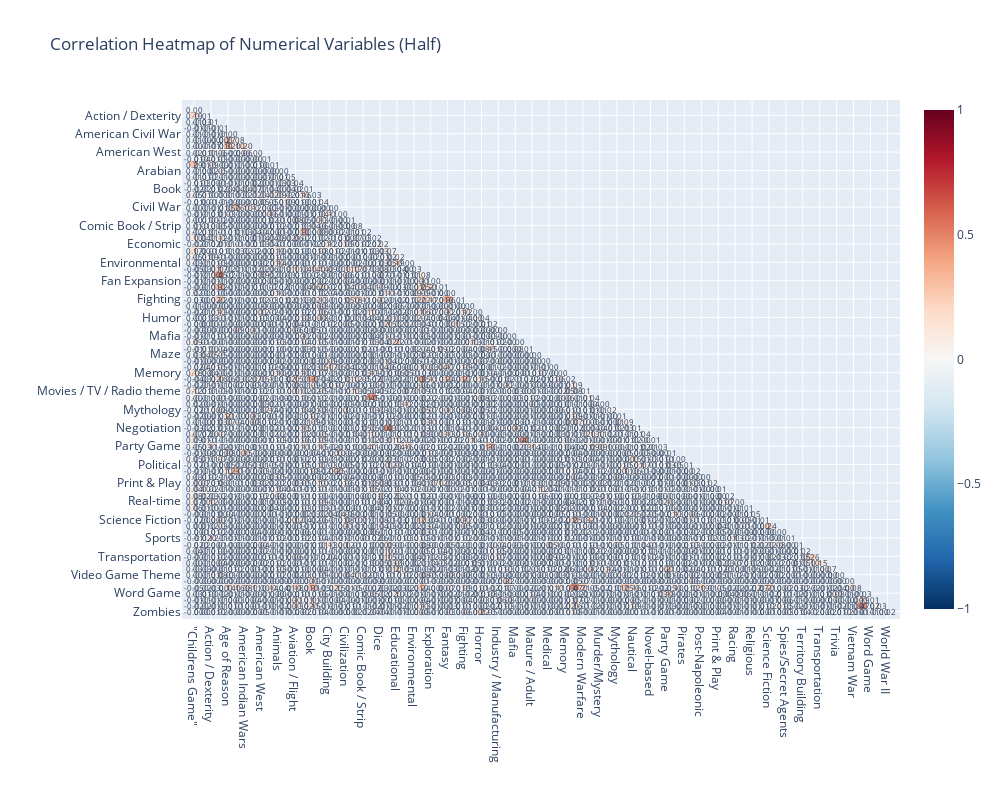

Here is the notebook cell this chart was saved with:
### Markdown cell above
#### Analizar la correlación entre categorias

### Code cell
correlacion_entre_categorias_o_mecanicas(df_categorias)
